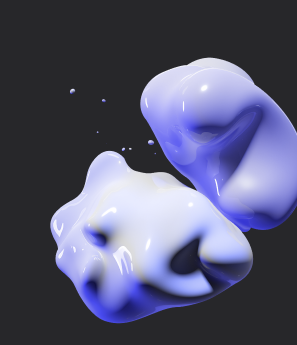
#> input picture assets/files_blob.png, 297 x 345 px
$ python -i color_style_infer.py   (imports and definitions only)
#> lines starting #> are read from the running program, lines starting #| are printed output that depends on the picture
import sys
import json
import traceback
import numpy as np
import cv2
from sklearn.cluster import KMeans

# ==========================================
# HELPER FUNCTIONS
# ==========================================


def get_dominant_colors(img_rgb, k=5):
    """
    Extracts dominant colors using KMeans.
    Expects a Numpy array (RGB).
    """
    # Resize to speed up processing
    img_small = cv2.resize(img_rgb, (150, 150), interpolation=cv2.INTER_AREA)

    # Reshape to a list of pixels
    pixels = img_small.reshape((-1, 3))

    # KMeans Clustering
    kmeans = KMeans(n_clusters=k, n_init=10, random_state=42)
    kmeans.fit(pixels)
    colors = kmeans.cluster_centers_.astype(int)

    # Sort by brightness (Sum of RGB channels)
    return sorted(colors.tolist(), key=lambda x: sum(x))


def classify_mood(rgb_colors):
    """
    Classifies mood based on HSV values.
    Adapted to use OpenCV instead of Matplotlib to reduce APK size and dependencies.
    """
    # Normalize RGB values to 0-1 range (Float32 required for CV2 conversion)
    norm_colors = np.array(rgb_colors, dtype=np.float32) / 255.0

    # Reshape to (1, N, 3) image format for cv2.cvtColor
    img_reshaped = norm_colors.reshape(1, -1, 3)

    # Convert RGB to HSV
    # OpenCV with float32 input returns: H[0-360], S[0-1], V[0-1]
    hsv_img = cv2.cvtColor(img_reshaped, cv2.COLOR_RGB2HSV)
    hsv_stats = hsv_img[0]  # Shape (N, 3)

    # Normalize Hue to 0-1 range to match original logic (Matplotlib uses 0-1)
    hsv_stats[:, 0] /= 360.0

    # Extract averages
    # hsv_stats structure is [Hue, Saturation, Value]
    avg_sat = np.mean(hsv_stats[:, 1])
    avg_val = np.mean(hsv_stats[:, 2])

    # Logic Rules
    if avg_sat < 0.15 and avg_val > 0.65:
        return "Minimalist"
    if avg_val < 0.35:
        return "Dark/Moody"
    if avg_sat < 0.45 and avg_val > 0.75:
        return "Pastel"
    if avg_sat > 0.65 and avg_val > 0.5:
        return "Neon"

    # Earthy logic: Hue between 0.02 and 0.42 (approx 7 to 150 deg), low saturation
    earthy_votes = sum(1 for p in hsv_stats if (0.02 <= p[0] <= 0.42) and p[1] < 0.8)
    if earthy_votes >= 3:
        return "Earthy"

    # Warm/Cool logic: Warm is usually red/orange/yellow (low Hue or very high Hue)
    warm_votes = sum(1 for p in hsv_stats if p[0] < 0.17 or p[0] > 0.83)
    return "Warm" if warm_votes >= 3 else "Cool"


def rgb_to_hex(rgb):
    return "#{:02x}{:02x}{:02x}".format(rgb[0], rgb[1], rgb[2])


# ==========================================
# MAIN API
# ==========================================


def analyze_color_style(image_path):
#> called with image_path = '../../../../../assets/files_blob.png'
    try:
        # 1. Load Image
        # OpenCV reads in BGR by default
        img_bgr = cv2.imread(image_path)
#> img_bgr is the input picture: shape (345, 297, 3); mean B, G, R 111.4, 85.4, 84.6
        if img_bgr is None:
            return json.dumps(
                {"success": False, "scores": {}, "error": "CV2 could not read image"}
            )

        # Convert to RGB
        img_rgb = cv2.cvtColor(img_bgr, cv2.COLOR_BGR2RGB)

        # 2. Extract Colors
        colors = get_dominant_colors(img_rgb)
#> in get_dominant_colors, `img_small = cv2.resize(img_rgb, (150, 150), interpolation=cv2.INTER_AR..`:
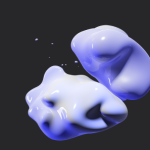
#> img_small: shape (150, 150, 3); mean R, G, B 84.6, 85.4, 111.4
#> colors = [[39, 39, 43], [62, 63, 142], [111, 113, 213], [163, 166, 231], [214, 217, 244]]

        # 3. Classify Mood
        mood = classify_mood(colors)
#> in classify_mood, `norm_colors = np.array(rgb_colors, dtype=np.float32) / 255.0`: norm_colors = [[0.153, 0.153, 0.169], [0.243, 0.247, 0.557], [0.435, 0.443, 0.835], [0.639, 0.651, 0.906], [0.839, 0.851, 0.957]]
#> in classify_mood, `img_reshaped = norm_colors.reshape(1, -1, 3)`: img_reshaped has the same summary as norm_colors
#> in classify_mood, `hsv_img = cv2.cvtColor(img_reshaped, cv2.COLOR_RGB2HSV)`: hsv_img = [[240, 0.093, 0.169], [239.2, 0.563, 0.557], [238.8, 0.479, 0.835], [237.4, 0.294, 0.906], [234, 0.123, 0.957]]
#> in classify_mood, `hsv_stats = hsv_img[0]`: hsv_stats has the same summary as hsv_img
#> in classify_mood, `avg_sat = np.mean(hsv_stats[:, 1])`: avg_sat = 0.311
#> in classify_mood, `avg_val = np.mean(hsv_stats[:, 2])`: avg_val = 0.685
#> in classify_mood, `earthy_votes = sum(1 for p in hsv_stats if (0.02 <= p[0] <= 0.42) and ..`: earthy_votes = 0
#> mood = 'Cool'

        # 4. Format Results
        hex_colors = [rgb_to_hex(c) for c in colors]
#> hex_colors = ['#27272b', '#3e3f8e', '#6f71d5', '#a3a6e7', '#d6d9f4']

        response = {
            "success": True,
            # Return the mood as a score of 1.0 for compatibility
            "scores": {mood: 1.0},
            "palette": hex_colors,
            "error": None,
        }

        return json.dumps(response)

    except Exception as e:
        return json.dumps(
            {
                "success": False,
                "scores": {},
                "error": f"Python Exception: {str(e)} | {traceback.format_exc()}",
            }
        )

>>> result = analyze_color_style('../../../../../assets/files_blob.png')

$ run again, on assets/moodboard_blob.png
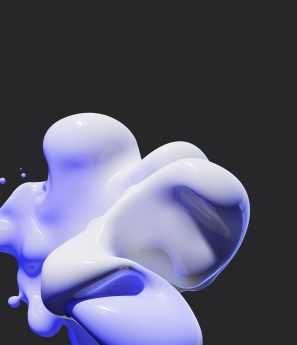
#> input picture assets/moodboard_blob.png, 297 x 345 px
#> in analyze_color_style, img_bgr is the input picture: shape (345, 297, 3); mean B, G, R 113.8, 89.9, 89.5
#> in get_dominant_colors, `img_small = cv2.resize(img_rgb, (150, 150), interpolation=cv2.INTER_AR..`:
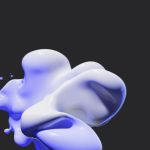
#> img_small: shape (150, 150, 3); mean R, G, B 89.5, 89.9, 113.8
#> colors = [[39, 39, 43], [69, 70, 160], [133, 135, 213], [175, 176, 230], [214, 215, 237]]
#> norm_colors = [[0.153, 0.153, 0.169], [0.271, 0.275, 0.627], [0.522, 0.529, 0.835], [0.686, 0.69, 0.902], [0.839, 0.843, 0.929]]
#> img_reshaped has the same summary as norm_colors
#> hsv_img = [[240, 0.093, 0.169], [239.3, 0.569, 0.627], [238.5, 0.376, 0.835], [238.9, 0.239, 0.902], [237.4, 0.097, 0.929]]
#> hsv_stats has the same summary as hsv_img
#> avg_sat = 0.275
#> avg_val = 0.693
#> earthy_votes = 0
#> mood = 'Cool'
#> hex_colors = ['#27272b', '#4546a0', '#8587d5', '#afb0e6', '#d6d7ed']

$ run again, on assets/stylesheet_blob.png
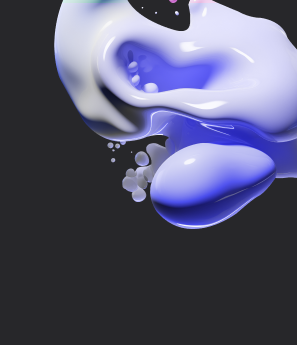
#> input picture assets/stylesheet_blob.png, 297 x 345 px
#> in analyze_color_style, img_bgr is the input picture: shape (345, 297, 3); mean B, G, R 110.2, 84.8, 84.5
#> in get_dominant_colors, `img_small = cv2.resize(img_rgb, (150, 150), interpolation=cv2.INTER_AR..`:
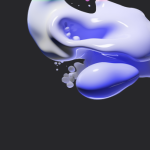
#> img_small: shape (150, 150, 3); mean R, G, B 84.5, 84.8, 110.2
#> colors = [[39, 39, 43], [63, 64, 164], [109, 110, 209], [167, 168, 220], [214, 215, 242]]
#> norm_colors = [[0.153, 0.153, 0.169], [0.247, 0.251, 0.643], [0.427, 0.431, 0.82], [0.655, 0.659, 0.863], [0.839, 0.843, 0.949]]
#> img_reshaped has the same summary as norm_colors
#> hsv_img = [[240, 0.093, 0.169], [239.4, 0.616, 0.643], [239.4, 0.478, 0.82], [238.9, 0.241, 0.863], [237.9, 0.116, 0.949]]
#> hsv_stats has the same summary as hsv_img
#> avg_sat = 0.309
#> avg_val = 0.689
#> earthy_votes = 0
#> mood = 'Cool'
#> hex_colors = ['#27272b', '#3f40a4', '#6d6ed1', '#a7a8dc', '#d6d7f2']
